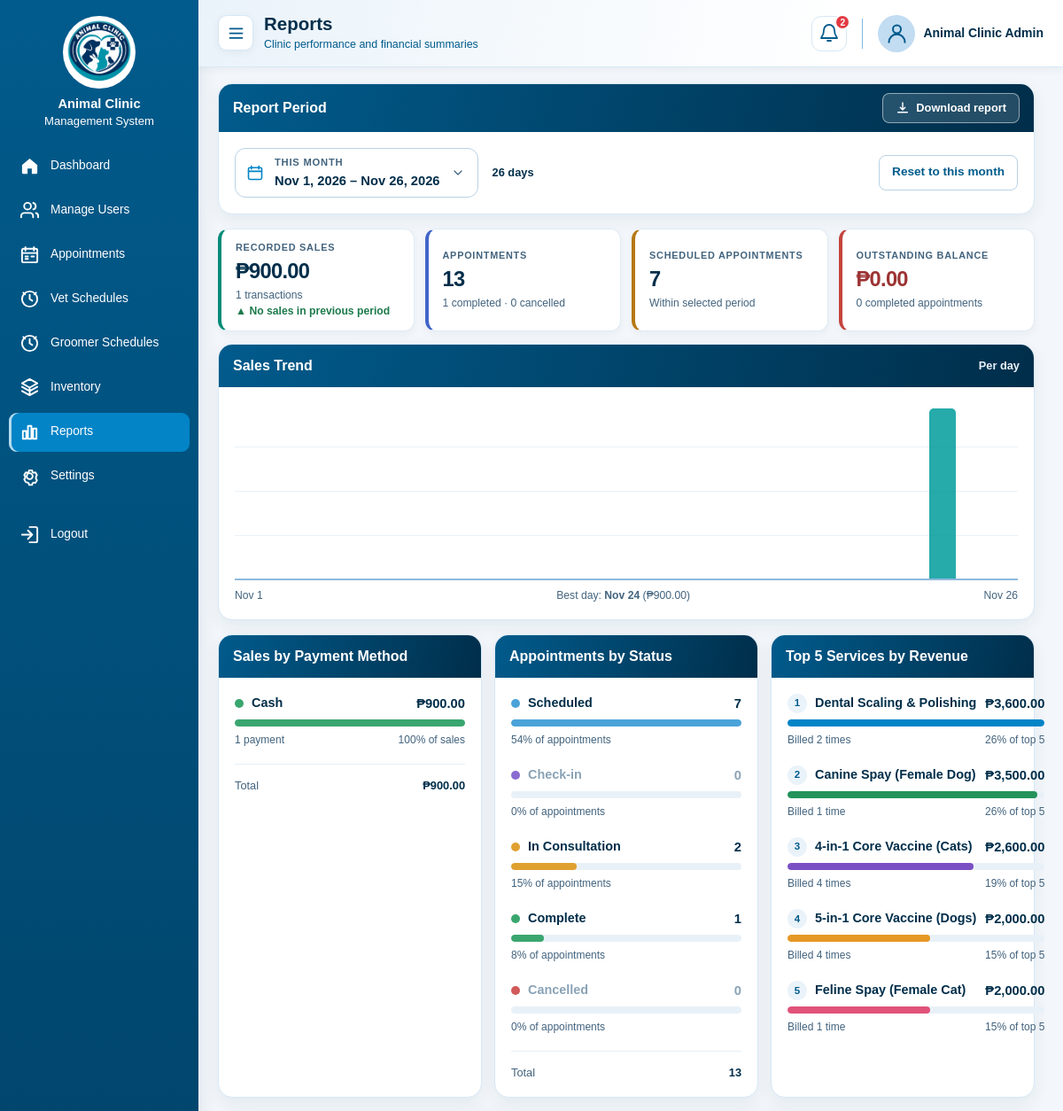
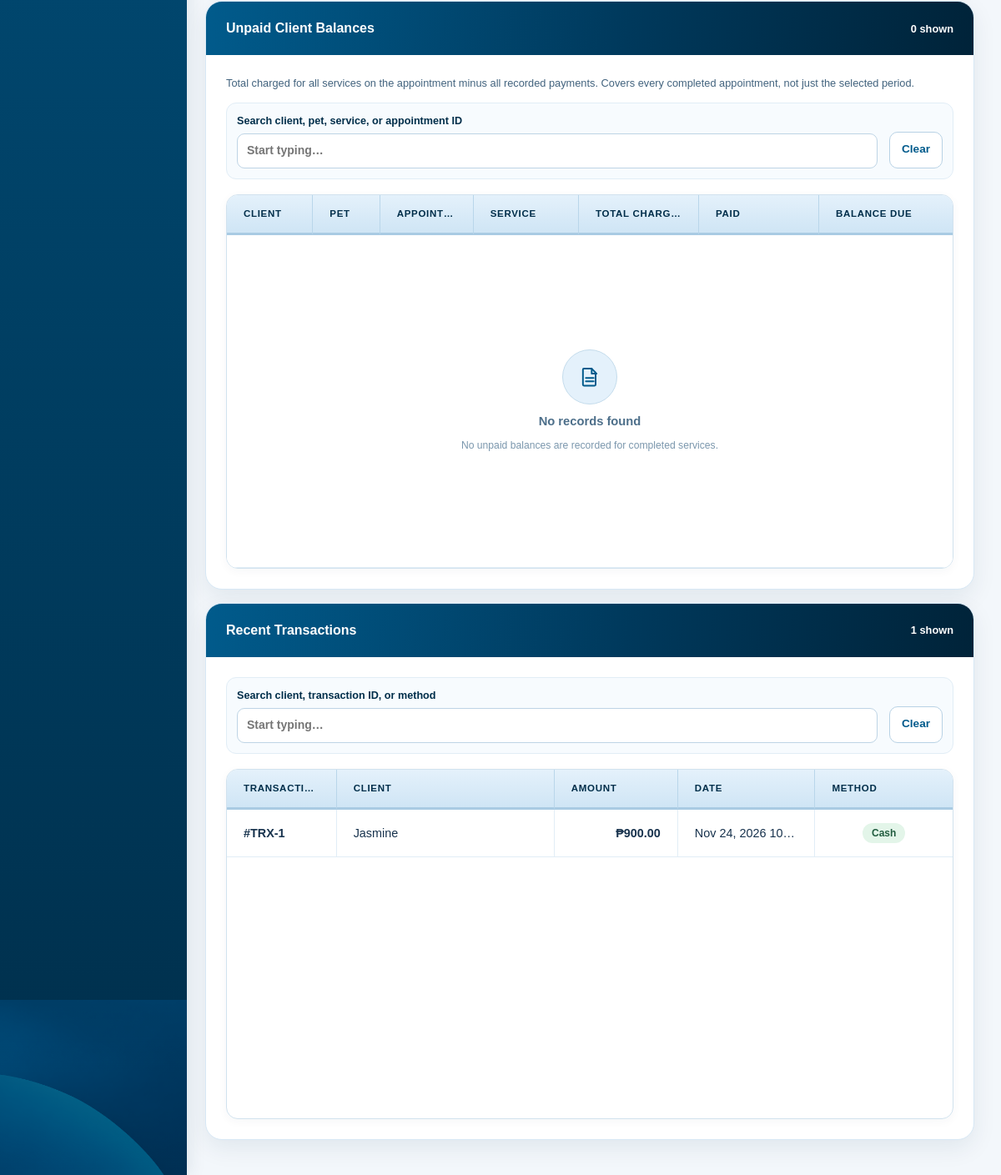
/admin/admin_reports.php (signed in), run on the app's committed database (2 pictures, top to bottom).
### tables this page shows
CREATE TABLE `payments` (
  `payment_id` bigint(20) UNSIGNED NOT NULL,
  `invoice_id` bigint(20) UNSIGNED DEFAULT NULL,
  `appointment_id` int(10) UNSIGNED DEFAULT NULL,
  `amount_paid` decimal(10,2) NOT NULL,
  `payment_method` varchar(30) NOT NULL,
  `verification_status` varchar(20) NOT NULL DEFAULT 'Verified',
  `payment_status` varchar(20) NOT NULL DEFAULT 'Recorded',
  `transaction_reference` varchar(100) DEFAULT NULL,
  `payment_date` datetime NOT NULL DEFAULT current_timestamp(),
  `received_by_user_id` int(10) UNSIGNED DEFAULT NULL,
  `void_reason` varchar(255) DEFAULT NULL,
  `corrected_at` datetime DEFAULT NULL
);

CREATE TABLE `petowners` (
  `owner_id` int(10) UNSIGNED NOT NULL,
  `full_name` varchar(100) NOT NULL DEFAULT '',
  `email` varchar(254) DEFAULT NULL,
  `phone` varchar(20) DEFAULT NULL,
  `address` varchar(150) DEFAULT NULL,
  `created_at` timestamp NOT NULL DEFAULT current_timestamp(),
  `updated_at` timestamp NOT NULL DEFAULT current_timestamp() ON UPDATE current_timestamp()
);

### admin/admin_reports.php (the view, shortened to what the rows shown need)
<?php
require_once __DIR__ . '/../includes/auth.php';
$today = date('Y-m-d');
$fromDefault = date('Y-m-01');
$fromValue = $_GET['from'] ?? $fromDefault;
$toValue = $_GET['to'] ?? $today;
$isValidDate = function ($value): bool {
    if (!is_string($value)) {
        return false;
    }
    $date = DateTime::createFromFormat('!Y-m-d', $value);
    return $date && $date->format('Y-m-d') === $value;
};
if (!$isValidDate($fromValue) || !$isValidDate($toValue) || $fromValue > $toValue) {
    $dateError = 'Choose a valid date range. Showing this month to date.';
    $fromDate = $fromDefault;
    $toDate = $today;
} else {
    $fromDate = $fromValue;
    $toDate = $toValue;
}
$fromDt = new DateTime($fromDate);
$toDt = new DateTime($toDate);
$periodDays = $fromDt->diff($toDt)->days + 1;
$transactions = [];
$balances = [];
$chartMonthly = $periodDays > 62;
try {
    $pdo = db();
    $balanceSource = "SELECT a.appointment_id, o.full_name AS client_name, p.pet_name,
                             c.service_names, c.total_charged,
                             COALESCE(pay.total_paid, 0) AS amount_paid,
                             c.total_charged - COALESCE(pay.total_paid, 0) AS balance
                      FROM Appointments a
                      INNER JOIN Pets p ON p.pet_id = a.pet_id
                      INNER JOIN PetOwners o ON o.owner_id = p.owner_id
                      INNER JOIN (
                          SELECT aps.appointment_id,
                                 SUM(aps.charged_price) AS total_charged,
                                 GROUP_CONCAT(s.service_name ORDER BY s.service_name SEPARATOR ', ') AS service_names
                          FROM AppointmentServices aps
                          INNER JOIN Services s ON s.service_id = aps.service_id
                          GROUP BY aps.appointment_id
                      ) c ON c.appointment_id = a.appointment_id
                      LEFT JOIN (
                          SELECT appointment_id, SUM(amount_paid) AS total_paid
                          FROM Payments
                          WHERE payment_status = 'Recorded'
                          GROUP BY appointment_id
                      ) pay ON pay.appointment_id = a.appointment_id
                      WHERE a.status = 'Complete'
                        AND c.total_charged > COALESCE(pay.total_paid, 0)";
    $statement = $pdo->prepare($balanceSource . ' ORDER BY balance DESC, a.appointment_id DESC');
    $statement->execute();
    $balances = $statement->fetchAll();
    $statement = $pdo->prepare(
        'SELECT pay.payment_id, pay.amount_paid, pay.payment_date, pay.payment_method, o.full_name AS client_name
         FROM Payments pay
         INNER JOIN Appointments a ON a.appointment_id = pay.appointment_id
         INNER JOIN Pets p ON p.pet_id = a.pet_id
         INNER JOIN PetOwners o ON o.owner_id = p.owner_id
         WHERE pay.payment_date >= ? AND pay.payment_date < DATE_ADD(?, INTERVAL 1 DAY)
         ORDER BY pay.payment_date DESC, pay.payment_id DESC'
    );
    $statement->execute([$fromDate, $toDate]);
    $transactions = $statement->fetchAll();
} catch (PDOException $ex) {
    error_log($ex->getMessage());
    $error = 'Report data is unavailable. Check the database connection and required table names.';
}
$statusClass = function ($value): string {
    return strtolower(trim(preg_replace('/[^a-z0-9]+/i', '_', (string) $value), '_'));
};
$pageTitle = 'Reports';
?>
<!doctype html>
<html lang="en">
<head>
  <link rel="stylesheet" href="../assets/css/data-tables.css">
  <link rel="stylesheet" href="../assets/css/admin-professional.css">
</head>
<body class="admin-dashboard role-app">
  <div class="app-shell">
    <div class="main-area">
      <header class="topbar">
        <div class="topbar-title"><div><h1><?= e($pageTitle) ?></h1><p>Clinic performance and financial summaries</p></div></div>
      </header>
      <main class="page-content">
        <section class="panel" aria-label="Report period">
          <div class="panel-header">
            <h2>Report Period</h2>
          </div>
        </section>
        <section class="panel">
          <div class="panel-header"><h2>Sales Trend</h2><span class="data-count"><?= $chartMonthly ? 'Per month' : 'Per day' ?></span></div>
        </section>
        <section class="report-grid" aria-label="Period breakdowns">
          <article class="panel">
            <div class="panel-header"><h2>Sales by Payment Method</h2></div>
          </article>
          <article class="panel">
            <div class="panel-header"><h2>Appointments by Status</h2></div>
          </article>
          <article class="panel">
            <div class="panel-header"><h2>Top 5 Services by Revenue</h2></div>
          </article>
        </section>
        <section class="panel" id="unpaid-balances">
          <div class="panel-header"><h2>Unpaid Client Balances</h2><span class="data-count" id="bal-count" aria-live="polite" aria-atomic="true"><?= number_format(count($balances)) ?> shown</span></div>
          <div class="panel-body">
            <div class="table-wrap data-table-card">
              <table class="records-table balances-table" id="bal-table">
                <colgroup><col style="width:18%"><col style="width:14%"><col style="width:7rem"><col style="width:22%"><col style="width:9rem"><col style="width:9rem"><col style="width:10rem"></colgroup>
                <thead><tr><th>Client</th><th>Pet</th><th class="col-center">Appointment</th><th>Service</th><th class="col-right">Total Charged</th><th class="col-right">Paid</th><th class="col-right">Balance Due</th></tr></thead>
              </table>
            </div>
          </div>
        </section>
        <section class="panel" id="transactions">
          <div class="panel-header"><h2>Recent Transactions</h2><span class="data-count" id="trx-count" aria-live="polite" aria-atomic="true"><?= number_format(count($transactions)) ?> in selected period</span></div>
          <div class="panel-body">
            <div class="table-wrap data-table-card">
              <table class="records-table transactions-table" id="trx-table">
                <colgroup><col style="width:8rem"><col style="width:30%"><col style="width:9rem"><col style="width:10rem"><col style="width:10rem"></colgroup>
                <thead><tr><th>Transaction ID</th><th>Client</th><th class="col-right">Amount</th><th class="col-center">Date</th><th class="col-center">Method</th></tr></thead>
                <tbody id="trx-body">
                  <?php foreach ($transactions as $transaction): ?>
                    <tr class="filter-row" data-text="<?= e(mb_strtolower('trx ' . $transaction['payment_id'] . ' ' . $transaction['client_name'] . ' ' . $transaction['payment_method'])) ?>">
                      <td class="col-id" data-label="Transaction ID">#TRX-<?= (int) $transaction['payment_id'] ?></td>
                      <td title="<?= e($transaction['client_name']) ?>" data-label="Client"><?= e($transaction['client_name']) ?></td>
                      <td class="col-right col-money" data-label="Amount">₱<?= number_format((float) $transaction['amount_paid'], 2) ?></td>
                      <td class="col-center" data-label="Date"><?= e(date('M j, Y g:i A', strtotime($transaction['payment_date']))) ?></td>
                      <td class="col-center" data-label="Method"><span class="status <?= e($statusClass($transaction['payment_method'])) ?>"><?= e($transaction['payment_method'] ?: '—') ?></span></td>
                    </tr>
                  <?php endforeach; ?>
                </tbody>
              </table>
            </div>
          </div>
        </section>
      </main>
    </div>
  </div>
</body>
</html>

### data on the page
payments: payment_id "1", petowners.full_name "Jasmine", amount_paid "900.00", payment_date "Nov 24, 2026 10…", payment_method "Cash"

### other printed values
$pageTitle "Reports"
$notificationBadge "2"
$_SESSION['full_name'] "Animal Clinic Admin"
$periodLabel "THIS MONTH"
$rangeLabel "Nov 1, 2026 – Nov 26, 2026"
$periodDays "26"
$summary['sales'] "900.00"
$summary['transactions'] "1"
$salesTrendText "▲ No sales in previous period"
$summary['appointments'] "13"
$summary['completed'] "1"
$summary['cancelled'] "0"
$summary['scheduled'] "7"
$balanceSummary['balance_total'] "0.00"
$balanceSummary['balance_count'] "0"
